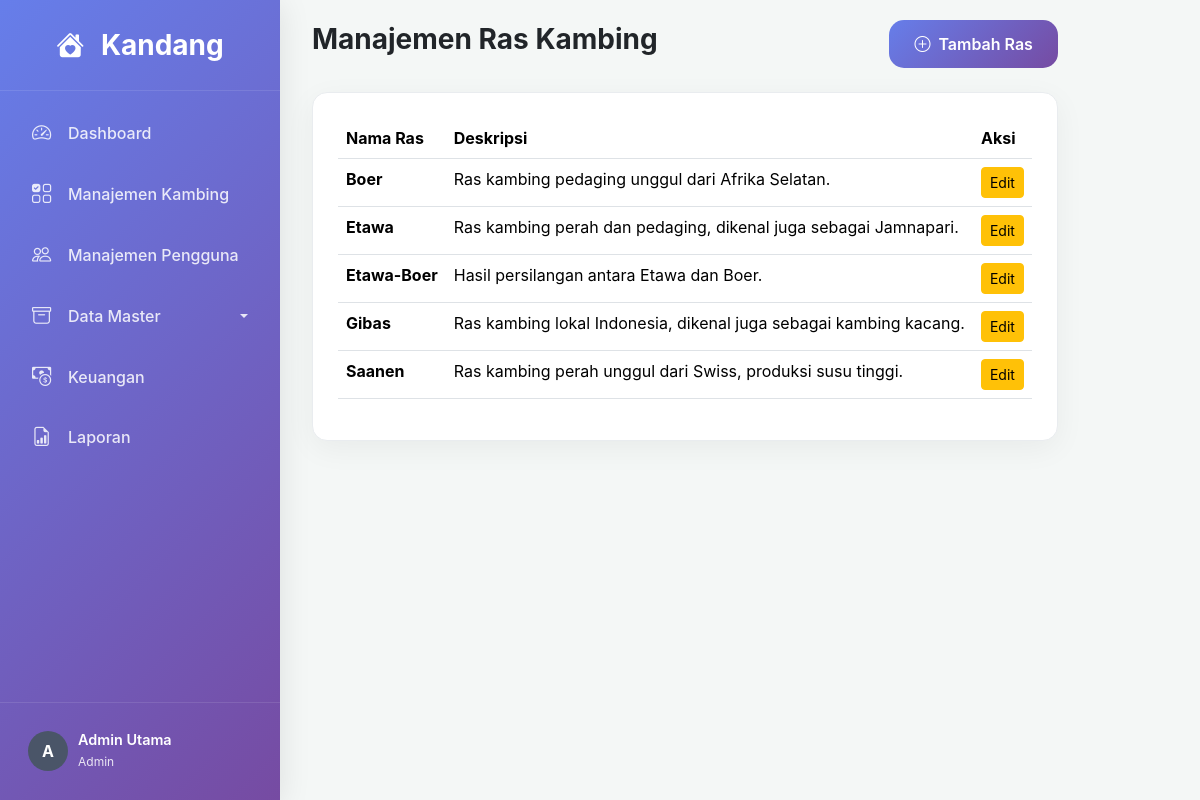
The app's page /views/ras_list.php (signed in) with its own data.
### tables this page shows
CREATE TABLE IF NOT EXISTS `ras` (
  `id` int NOT NULL AUTO_INCREMENT,
  `nama_ras` varchar(100) NOT NULL,
  `deskripsi` text,
  PRIMARY KEY (`id`),
  UNIQUE KEY `nama_ras_unique` (`nama_ras`)
);

### views/ras_list.php (the view, shortened to what this page needs)
<?php
require_once '../config/koneksi.php';
$ras_list = $koneksi->query("SELECT * FROM ras ORDER BY nama_ras");
?>
<!DOCTYPE html>
<html lang="id">
<head>
    <link href="https://cdn.jsdelivr.net/npm/bootstrap@5.3.3/dist/css/bootstrap.min.css" rel="stylesheet">
    <link href="https://cdn.jsdelivr.net/npm/bootstrap-icons@1.11.3/font/bootstrap-icons.css" rel="stylesheet">
    <link rel="stylesheet" href="../assets/css/style.css">
</head>
<body>
    <div class="d-flex">
        <?php include '../includes/sidebar.php'; ?>
        <main class="main-content flex-grow-1">
            <div class="container-fluid">
                <div class="d-flex justify-content-between align-items-center mb-4">
                    <h1 class="h3 fw-bold">Manajemen Ras Kambing</h1>
                    <button type="button" class="btn-custom" onclick="openModal()">
                        <i class="bi bi-plus-circle me-2"></i>Tambah Ras
                    </button>
                </div>
                 <div class="card-custom">
                    <div class="card-body-custom">
                        <table class="table table-hover">
                            <thead><tr><th>Nama Ras</th><th>Deskripsi</th><th>Aksi</th></tr></thead>
                            <tbody>
                                <?php if ($ras_list->num_rows > 0): ?>
                                    <?php while($row = $ras_list->fetch_assoc()): ?>
                                        <tr>
                                            <td class="fw-bold"><?= htmlspecialchars($row['nama_ras']); ?></td>
                                            <td><?= htmlspecialchars($row['deskripsi']); ?></td>
                                            <td>
                                                <button class="btn btn-sm btn-warning" onclick='openModal(<?= json_encode($row); ?>)'>Edit</button>
                                            </td>
                                        </tr>
                                    <?php endwhile; ?>
                                <?php else: ?>
                                    <tr><td colspan="3" class="text-center">Belum ada data ras.</td></tr>
                                <?php endif; ?>
                            </tbody>
                        </table>
                    </div>
                </div>
            </div>
        </main>
    </div>
</body>
</html>

### assets/css/style.css (style rules this page uses)
* { margin: 0; padding: 0; box-sizing: border-box; font-family: 'Inter', sans-serif; }
body { background-color: #f4f7f6; min-height: 100vh; display: flex; }
.card-custom { background: #ffffff; border: 1px solid #e9ecef; border-radius: 15px; box-shadow: 0 8px 30px rgba(0, 0, 0, 0.05); overflow: hidden; margin-bottom: 25px; }
.card-body-custom { padding: 25px; }
.btn-custom { background: linear-gradient(135deg, #667eea, #764ba2); border: none; border-radius: 15px; padding: 12px 25px; font-size: 16px; font-weight: 600; color: white; transition: all 0.3s ease; position: relative; overflow: hidden; }
.btn-custom::before { content: ''; position: absolute; top: 0; left: -100%; width: 100%; height: 100%; background: linear-gradient(90deg, transparent, rgba(255,255,255,0.2), transparent); transition: left 0.5s ease; }

### includes/sidebar.php (style rules this page uses)
:root { --sidebar-width: 280px; --sidebar-bg: linear-gradient(135deg, #667eea 0%, #764ba2 100%); --sidebar-text-color: rgba(255, 255, 255, 0.85); --sidebar-text-hover-color: white; --sidebar-item-hover-bg: rgba(255, 255, 255, 0.15); --sidebar-item-active-bg: rgba(255, 255, 255, 0.25); }
.main-content { transition: margin-left 0.3s ease-in-out; padding: 20px; }
@media (min-width: 992px) { .main-content { margin-left: var(--sidebar-width); } }

### records on screen
ras: nama_ras "Boer", deskripsi "Ras kambing pedaging unggul dari Afrika Selatan."
ras: nama_ras "Etawa", deskripsi "Ras kambing perah dan pedaging, dikenal juga sebagai Jamnapari."
ras: nama_ras "Etawa-Boer", deskripsi "Hasil persilangan antara Etawa dan Boer."
ras: nama_ras "Gibas", deskripsi "Ras kambing lokal Indonesia, dikenal juga sebagai kambing kacang."
ras: nama_ras "Saanen", deskripsi "Ras kambing perah unggul dari Swiss, produksi susu tinggi."

### other values on screen
$label "Dashboard"
$label "Manajemen Kambing"
$label "Manajemen Pengguna"
$label "Data Master"
$label "Keuangan"
$label "Laporan"
substr($nama_pengguna, 0, 1) "A"
$nama_pengguna "Admin Utama"
$peran "Admin"
